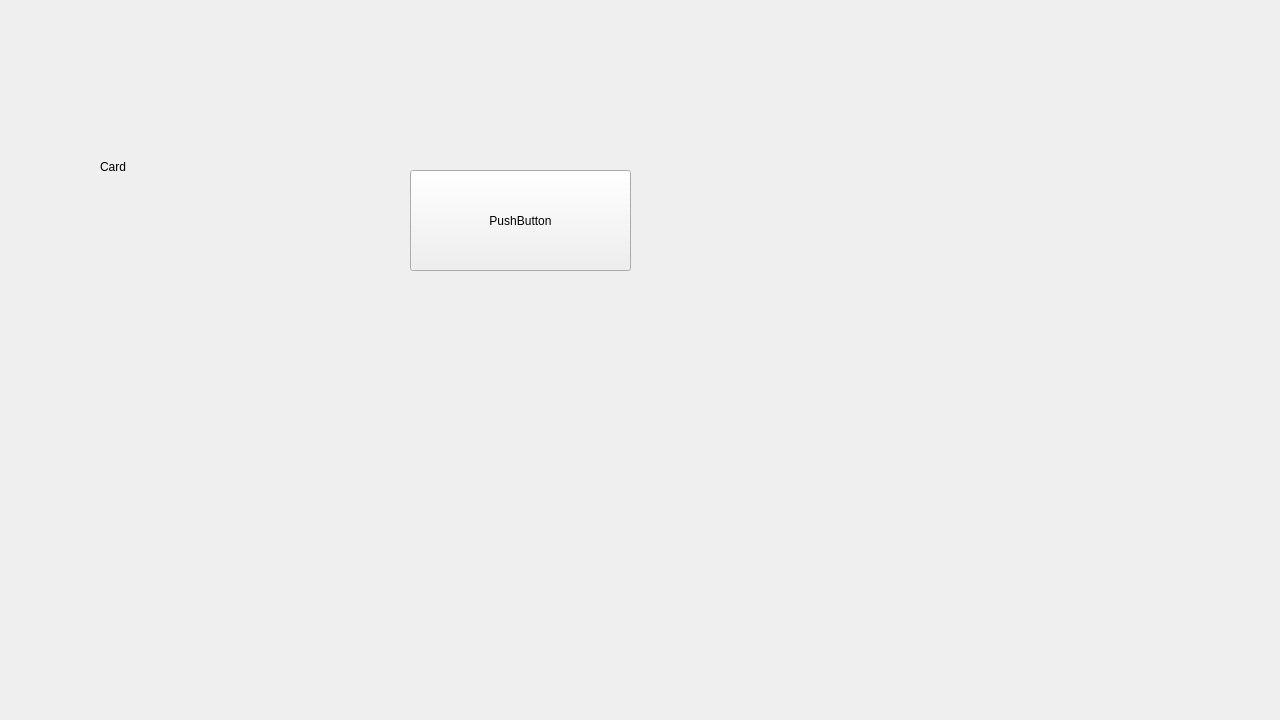
<?xml version="1.0" encoding="UTF-8"?>
<ui version="4.0">
 <class>WindowClass</class>
 <widget class="QMainWindow" name="WindowClass">
  <property name="geometry">
   <rect>
    <x>0</x>
    <y>0</y>
    <width>1280</width>
    <height>720</height>
   </rect>
  </property>
  <property name="sizePolicy">
   <sizepolicy hsizetype="Fixed" vsizetype="Fixed">
    <horstretch>0</horstretch>
    <verstretch>0</verstretch>
   </sizepolicy>
  </property>
  <property name="minimumSize">
   <size>
    <width>1280</width>
    <height>720</height>
   </size>
  </property>
  <property name="maximumSize">
   <size>
    <width>1280</width>
    <height>720</height>
   </size>
  </property>
  <property name="windowTitle">
   <string>BlackJack</string>
  </property>
  <widget class="QWidget" name="centralWidget">
   <widget class="QLabel" name="BackGround">
    <property name="geometry">
     <rect>
      <x>0</x>
      <y>0</y>
      <width>1280</width>
      <height>720</height>
     </rect>
    </property>
    <property name="sizePolicy">
     <sizepolicy hsizetype="Fixed" vsizetype="Fixed">
      <horstretch>0</horstretch>
      <verstretch>0</verstretch>
     </sizepolicy>
    </property>
    <property name="text">
     <string/>
    </property>
   </widget>
   <widget class="QLabel" name="img">
    <property name="geometry">
     <rect>
      <x>100</x>
      <y>80</y>
      <width>124</width>
      <height>174</height>
     </rect>
    </property>
    <property name="text">
     <string>Card</string>
    </property>
   </widget>
   <widget class="QPushButton" name="pushButton">
    <property name="geometry">
     <rect>
      <x>410</x>
      <y>170</y>
      <width>221</width>
      <height>101</height>
     </rect>
    </property>
    <property name="text">
     <string>PushButton</string>
    </property>
   </widget>
  </widget>
  <widget class="QMenuBar" name="menuBar">
   <property name="geometry">
    <rect>
     <x>0</x>
     <y>0</y>
     <width>1280</width>
     <height>21</height>
    </rect>
   </property>
  </widget>
 </widget>
 <layoutdefault spacing="6" margin="11"/>
 <resources>
  <include location="Window.qrc"/>
 </resources>
 <connections/>
</ui>
